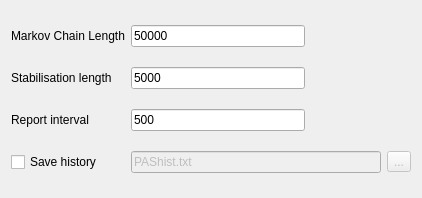
     <widget class="QWidget" name="BITab" >
      <property name="geometry" >
       <rect>
        <x>0</x>
        <y>0</y>
        <width>422</width>
        <height>198</height>
       </rect>
      </property>
      <attribute name="title" >
       <string>BI</string>
      </attribute>
      <layout class="QGridLayout" name="gridLayout_2" >
       <item row="0" column="0" >
        <widget class="QLabel" name="label_7" >
         <property name="toolTip" >
          <string>Length of the Markov chain for the MCMC-BI algorithm
 (this number will be multiplied by the number of free parameters)</string>
         </property>
         <property name="text" >
          <string>Markov Chain Length</string>
         </property>
        </widget>
       </item>
       <item row="0" column="1" >
        <widget class="QLineEdit" name="BI_lengthLE" >
         <property name="toolTip" >
          <string>Length of the Markov chain for the MCMC-BI algorithm
 (this number will be multiplied by the number of free parameters)</string>
         </property>
         <property name="text" >
          <string>50000</string>
         </property>
        </widget>
       </item>
       <item row="0" column="2" colspan="2" >
        <spacer name="horizontalSpacer_2" >
         <property name="orientation" >
          <enum>Qt::Horizontal</enum>
         </property>
         <property name="sizeHint" stdset="0" >
          <size>
           <width>86</width>
           <height>20</height>
          </size>
         </property>
        </spacer>
       </item>
       <item row="1" column="0" >
        <widget class="QLabel" name="label_8" >
         <property name="toolTip" >
          <string>&lt;!DOCTYPE HTML PUBLIC "-//W3C//DTD HTML 4.0//EN" "http://www.w3.org/TR/REC-html40/strict.dtd">
&lt;html>&lt;head>&lt;meta name="qrichtext" content="1" />&lt;style type="text/css">
p, li { white-space: pre-wrap; }
&lt;/style>&lt;/head>&lt;body style=" font-family:'MS Shell Dlg 2'; font-size:8.25pt; font-weight:400; font-style:normal;">
&lt;p style=" margin-top:0px; margin-bottom:0px; margin-left:0px; margin-right:0px; -qt-block-indent:0; text-indent:0px;">&lt;span style=" font-size:8pt;">Length of the Markov chain for &lt;/span>&lt;span style=" font-size:8pt; font-weight:600;">stabilisation phase&lt;/span>&lt;span style=" font-size:8pt;"> of the MCMC-BI algorithm&lt;/span>&lt;/p>
&lt;p style=" margin-top:0px; margin-bottom:0px; margin-left:0px; margin-right:0px; -qt-block-indent:0; text-indent:0px; font-size:8pt;"> (this number will be multiplied by the number of free parameters)&lt;/p>&lt;/body>&lt;/html></string>
         </property>
         <property name="text" >
          <string>Stabilisation length</string>
         </property>
        </widget>
       </item>
       <item row="1" column="1" >
        <widget class="QLineEdit" name="BI_stabLE" >
         <property name="toolTip" >
          <string>&lt;!DOCTYPE HTML PUBLIC "-//W3C//DTD HTML 4.0//EN" "http://www.w3.org/TR/REC-html40/strict.dtd">
&lt;html>&lt;head>&lt;meta name="qrichtext" content="1" />&lt;style type="text/css">
p, li { white-space: pre-wrap; }
&lt;/style>&lt;/head>&lt;body style=" font-family:'MS Shell Dlg 2'; font-size:8.25pt; font-weight:400; font-style:normal;">
&lt;p style=" margin-top:0px; margin-bottom:0px; margin-left:0px; margin-right:0px; -qt-block-indent:0; text-indent:0px;">&lt;span style=" font-size:8pt;">Length of the Markov chain for &lt;/span>&lt;span style=" font-size:8pt; font-weight:600;">stabilisation phase&lt;/span>&lt;span style=" font-size:8pt;"> of the MCMC-BI algorithm&lt;/span>&lt;/p>
&lt;p style=" margin-top:0px; margin-bottom:0px; margin-left:0px; margin-right:0px; -qt-block-indent:0; text-indent:0px; font-size:8pt;"> (this number will be multiplied by the number of free parameters)&lt;/p>&lt;/body>&lt;/html></string>
         </property>
         <property name="text" >
          <string>5000</string>
         </property>
        </widget>
       </item>
       <item row="1" column="2" colspan="2" >
        <spacer name="horizontalSpacer_3" >
         <property name="orientation" >
          <enum>Qt::Horizontal</enum>
         </property>
         <property name="sizeHint" stdset="0" >
          <size>
           <width>100</width>
           <height>20</height>
          </size>
         </property>
        </spacer>
       </item>
       <item row="2" column="0" >
        <widget class="QLabel" name="label_9" >
         <property name="toolTip" >
          <string>&lt;!DOCTYPE HTML PUBLIC "-//W3C//DTD HTML 4.0//EN" "http://www.w3.org/TR/REC-html40/strict.dtd">
&lt;html>&lt;head>&lt;meta name="qrichtext" content="1" />&lt;style type="text/css">
p, li { white-space: pre-wrap; }
&lt;/style>&lt;/head>&lt;body style=" font-family:'MS Shell Dlg 2'; font-size:8.25pt; font-weight:400; font-style:normal;">
&lt;p style=" margin-top:0px; margin-bottom:0px; margin-left:0px; margin-right:0px; -qt-block-indent:0; text-indent:0px;">&lt;span style=" font-size:8pt;">The MCMC-BI algorithm will update the output after accepting this many transitions&lt;/span>&lt;/p>
&lt;p style=" margin-top:0px; margin-bottom:0px; margin-left:0px; margin-right:0px; -qt-block-indent:0; text-indent:0px; font-size:8pt;">(multiplied by the number of free parameters)&lt;/p>&lt;/body>&lt;/html></string>
         </property>
         <property name="text" >
          <string>Report interval</string>
         </property>
        </widget>
       </item>
       <item row="2" column="1" >
        <widget class="QLineEdit" name="BI_reportLE" >
         <property name="toolTip" >
          <string>&lt;!DOCTYPE HTML PUBLIC "-//W3C//DTD HTML 4.0//EN" "http://www.w3.org/TR/REC-html40/strict.dtd">
&lt;html>&lt;head>&lt;meta name="qrichtext" content="1" />&lt;style type="text/css">
p, li { white-space: pre-wrap; }
&lt;/style>&lt;/head>&lt;body style=" font-family:'MS Shell Dlg 2'; font-size:8.25pt; font-weight:400; font-style:normal;">
&lt;p style=" margin-top:0px; margin-bottom:0px; margin-left:0px; margin-right:0px; -qt-block-indent:0; text-indent:0px;">&lt;span style=" font-size:8pt;">The MCMC-BI algorithm will update the output after accepting this many transitions&lt;/span>&lt;/p>
&lt;p style=" margin-top:0px; margin-bottom:0px; margin-left:0px; margin-right:0px; -qt-block-indent:0; text-indent:0px; font-size:8pt;">(multiplied by the number of free parameters)&lt;/p>&lt;/body>&lt;/html></string>
         </property>
         <property name="text" >
          <string>500</string>
         </property>
        </widget>
       </item>
       <item row="2" column="2" colspan="2" >
        <spacer name="horizontalSpacer_4" >
         <property name="orientation" >
          <enum>Qt::Horizontal</enum>
         </property>
         <property name="sizeHint" stdset="0" >
          <size>
           <width>100</width>
           <height>20</height>
          </size>
         </property>
        </spacer>
       </item>
       <item row="3" column="0" >
        <widget class="QCheckBox" name="BI_savehistCB" >
         <property name="toolTip" >
          <string>&lt;!DOCTYPE HTML PUBLIC "-//W3C//DTD HTML 4.0//EN" "http://www.w3.org/TR/REC-html40/strict.dtd">
&lt;html>&lt;head>&lt;meta name="qrichtext" content="1" />&lt;style type="text/css">
p, li { white-space: pre-wrap; }
&lt;/style>&lt;/head>&lt;body style=" font-family:'MS Shell Dlg 2'; font-size:8.25pt; font-weight:400; font-style:normal;">
&lt;p style=" margin-top:0px; margin-bottom:0px; margin-left:0px; margin-right:0px; -qt-block-indent:0; text-indent:0px; font-size:8pt;">Enable saving  the whole sampled solution space.&lt;/p>
&lt;p style=" margin-top:0px; margin-bottom:0px; margin-left:0px; margin-right:0px; -qt-block-indent:0; text-indent:0px; font-size:8pt;">This is required if a detailed analysis is to be done from the MCMC-BI results.&lt;/p>
&lt;p style=" margin-top:0px; margin-bottom:0px; margin-left:0px; margin-right:0px; -qt-block-indent:0; text-indent:0px; font-size:8pt;">&lt;span style=" font-weight:600;">Warning:&lt;/span> enabling this requires a lot of disk space and slows down the MCMC-BI.&lt;/p>
&lt;p style=" margin-top:0px; margin-bottom:0px; margin-left:0px; margin-right:0px; -qt-block-indent:0; text-indent:0px; font-size:8pt;">It is not needed to obtain the mean and the standard deviation of the sampled solution space.&lt;/p>
&lt;p style=" margin-top:0px; margin-bottom:0px; margin-left:0px; margin-right:0px; -qt-block-indent:0; text-indent:0px; font-size:8pt;">Enable only if you really need it.&lt;/p>&lt;/body>&lt;/html></string>
         </property>
         <property name="text" >
          <string>Save history</string>
         </property>
        </widget>
       </item>
       <item row="3" column="1" colspan="2" >
        <widget class="QLineEdit" name="BI_savehistLE" >
         <property name="enabled" >
          <bool>false</bool>
         </property>
         <property name="toolTip" >
          <string>&lt;!DOCTYPE HTML PUBLIC "-//W3C//DTD HTML 4.0//EN" "http://www.w3.org/TR/REC-html40/strict.dtd">
&lt;html>&lt;head>&lt;meta name="qrichtext" content="1" />&lt;style type="text/css">
p, li { white-space: pre-wrap; }
&lt;/style>&lt;/head>&lt;body style=" font-family:'MS Shell Dlg 2'; font-size:8.25pt; font-weight:400; font-style:normal;">
&lt;p style=" margin-top:0px; margin-bottom:0px; margin-left:0px; margin-right:0px; -qt-block-indent:0; text-indent:0px; font-size:8pt;">File where the MCMC-BI sampled solution space is to be stored (if the save history option is enabled). This file can grow very large!.&lt;/p>
&lt;p style="-qt-paragraph-type:empty; margin-top:0px; margin-bottom:0px; margin-left:0px; margin-right:0px; -qt-block-indent:0; text-indent:0px; font-size:8pt;">&lt;/p>&lt;/body>&lt;/html></string>
         </property>
         <property name="text" >
          <string>PAShist.txt</string>
         </property>
        </widget>
       </item>
       <item row="3" column="3" >
        <widget class="QToolButton" name="BI_savehistPB" >
         <property name="enabled" >
          <bool>false</bool>
         </property>
         <property name="toolTip" >
          <string>Select a "history" file...</string>
         </property>
         <property name="text" >
          <string>...</string>
         </property>
        </widget>
       </item>
      </layout>
     </widget>
